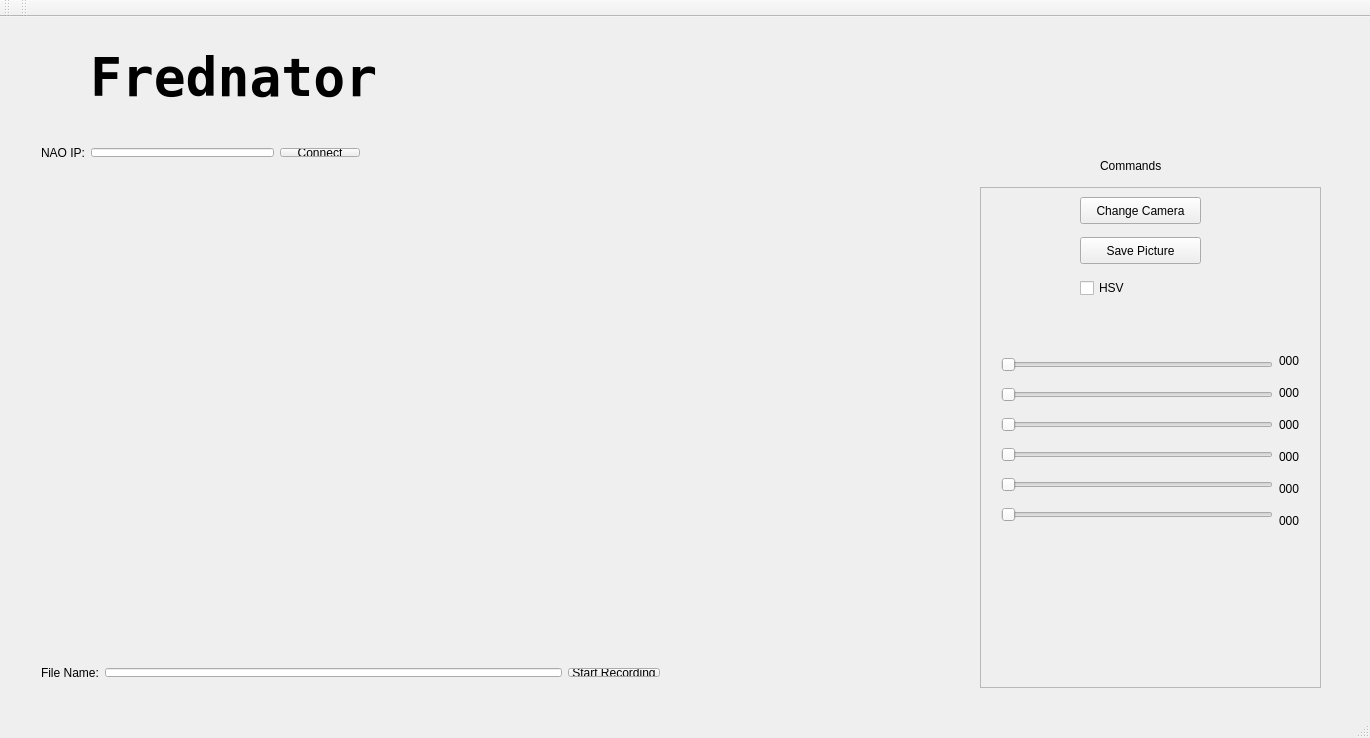
<?xml version="1.0" encoding="UTF-8"?>
<ui version="4.0">
 <class>MainWindow</class>
 <widget class="QMainWindow" name="MainWindow">
  <property name="geometry">
   <rect>
    <x>0</x>
    <y>0</y>
    <width>1370</width>
    <height>738</height>
   </rect>
  </property>
  <property name="windowTitle">
   <string>MainWindow</string>
  </property>
  <widget class="QWidget" name="centralWidget">
   <widget class="QWidget" name="layoutWidget">
    <property name="geometry">
     <rect>
      <x>30</x>
      <y>120</y>
      <width>341</width>
      <height>31</height>
     </rect>
    </property>
    <layout class="QHBoxLayout" name="horizontalLayout_2">
     <item>
      <layout class="QHBoxLayout" name="horizontalLayout">
       <item>
        <widget class="QLabel" name="labelNAOIP">
         <property name="text">
          <string>NAO IP:</string>
         </property>
        </widget>
       </item>
       <item>
        <widget class="QLineEdit" name="lineIP"/>
       </item>
      </layout>
     </item>
     <item>
      <widget class="QPushButton" name="connectButton">
       <property name="text">
        <string>Connect</string>
       </property>
      </widget>
     </item>
    </layout>
   </widget>
   <widget class="QWidget" name="layoutWidget">
    <property name="geometry">
     <rect>
      <x>30</x>
      <y>640</y>
      <width>641</width>
      <height>31</height>
     </rect>
    </property>
    <layout class="QHBoxLayout" name="horizontalLayout_5">
     <item>
      <layout class="QHBoxLayout" name="horizontalLayout_4"/>
     </item>
     <item>
      <layout class="QHBoxLayout" name="horizontalLayout_3">
       <item>
        <widget class="QLabel" name="fileNameLabel">
         <property name="text">
          <string>File Name:</string>
         </property>
        </widget>
       </item>
       <item>
        <widget class="QLineEdit" name="fileNameLine"/>
       </item>
       <item>
        <widget class="QPushButton" name="StartRecordingButton">
         <property name="text">
          <string>Start Recording</string>
         </property>
        </widget>
       </item>
      </layout>
     </item>
    </layout>
   </widget>
   <widget class="QLabel" name="image_frame">
    <property name="geometry">
     <rect>
      <x>30</x>
      <y>160</y>
      <width>741</width>
      <height>461</height>
     </rect>
    </property>
    <property name="text">
     <string/>
    </property>
   </widget>
   <widget class="QLabel" name="commandsLabel">
    <property name="geometry">
     <rect>
      <x>1100</x>
      <y>140</y>
      <width>81</width>
      <height>17</height>
     </rect>
    </property>
    <property name="text">
     <string>Commands</string>
    </property>
   </widget>
   <widget class="QFrame" name="commandArea">
    <property name="geometry">
     <rect>
      <x>980</x>
      <y>170</y>
      <width>341</width>
      <height>501</height>
     </rect>
    </property>
    <property name="frameShape">
     <enum>QFrame::StyledPanel</enum>
    </property>
    <property name="frameShadow">
     <enum>QFrame::Raised</enum>
    </property>
    <widget class="QPushButton" name="changeCameraButton">
     <property name="geometry">
      <rect>
       <x>100</x>
       <y>10</y>
       <width>121</width>
       <height>27</height>
      </rect>
     </property>
     <property name="text">
      <string>Change Camera</string>
     </property>
    </widget>
    <widget class="QPushButton" name="pushButton">
     <property name="geometry">
      <rect>
       <x>100</x>
       <y>50</y>
       <width>121</width>
       <height>27</height>
      </rect>
     </property>
     <property name="text">
      <string>Save Picture</string>
     </property>
    </widget>
    <widget class="QCheckBox" name="hsvCheckBox">
     <property name="geometry">
      <rect>
       <x>100</x>
       <y>90</y>
       <width>98</width>
       <height>22</height>
      </rect>
     </property>
     <property name="text">
      <string>HSV</string>
     </property>
    </widget>
    <widget class="QWidget" name="">
     <property name="geometry">
      <rect>
       <x>10</x>
       <y>150</y>
       <width>321</width>
       <height>208</height>
      </rect>
     </property>
     <layout class="QHBoxLayout" name="horizontalLayout_6">
      <item>
       <layout class="QVBoxLayout" name="verticalLayout">
        <item>
         <widget class="QSlider" name="h1Slider">
          <property name="maximum">
           <number>255</number>
          </property>
          <property name="orientation">
           <enum>Qt::Horizontal</enum>
          </property>
         </widget>
        </item>
        <item>
         <widget class="QSlider" name="h2Slider">
          <property name="maximum">
           <number>255</number>
          </property>
          <property name="orientation">
           <enum>Qt::Horizontal</enum>
          </property>
         </widget>
        </item>
        <item>
         <widget class="QSlider" name="s1Slider">
          <property name="maximum">
           <number>255</number>
          </property>
          <property name="orientation">
           <enum>Qt::Horizontal</enum>
          </property>
         </widget>
        </item>
        <item>
         <widget class="QSlider" name="s2Slider">
          <property name="maximum">
           <number>255</number>
          </property>
          <property name="orientation">
           <enum>Qt::Horizontal</enum>
          </property>
         </widget>
        </item>
        <item>
         <widget class="QSlider" name="v1Slider">
          <property name="maximum">
           <number>255</number>
          </property>
          <property name="orientation">
           <enum>Qt::Horizontal</enum>
          </property>
         </widget>
        </item>
        <item>
         <widget class="QSlider" name="v2Slider">
          <property name="maximum">
           <number>255</number>
          </property>
          <property name="orientation">
           <enum>Qt::Horizontal</enum>
          </property>
         </widget>
        </item>
       </layout>
      </item>
      <item>
       <layout class="QVBoxLayout" name="verticalLayout_2">
        <item>
         <widget class="QLabel" name="h1Label">
          <property name="text">
           <string>000</string>
          </property>
         </widget>
        </item>
        <item>
         <widget class="QLabel" name="h2Label">
          <property name="text">
           <string>000</string>
          </property>
         </widget>
        </item>
        <item>
         <widget class="QLabel" name="s1Label">
          <property name="text">
           <string>000</string>
          </property>
         </widget>
        </item>
        <item>
         <widget class="QLabel" name="s2Label">
          <property name="text">
           <string>000</string>
          </property>
         </widget>
        </item>
        <item>
         <widget class="QLabel" name="v1Label">
          <property name="text">
           <string>000</string>
          </property>
         </widget>
        </item>
        <item>
         <widget class="QLabel" name="v2Label">
          <property name="text">
           <string>000</string>
          </property>
         </widget>
        </item>
       </layout>
      </item>
     </layout>
    </widget>
    <zorder>changeCameraButton</zorder>
    <zorder>pushButton</zorder>
    <zorder>hsvCheckBox</zorder>
    <zorder>h1Slider</zorder>
    <zorder>h2Slider</zorder>
    <zorder>s2Slider</zorder>
    <zorder>s1Slider</zorder>
    <zorder>v1Slider</zorder>
    <zorder>v2Slider</zorder>
    <zorder>h1Slider</zorder>
    <zorder></zorder>
   </widget>
   <widget class="QLabel" name="unbeatablesLogo">
    <property name="geometry">
     <rect>
      <x>1030</x>
      <y>10</y>
      <width>241</width>
      <height>121</height>
     </rect>
    </property>
    <property name="text">
     <string/>
    </property>
   </widget>
   <widget class="QLabel" name="simulatorName">
    <property name="geometry">
     <rect>
      <x>90</x>
      <y>20</y>
      <width>771</width>
      <height>81</height>
     </rect>
    </property>
    <property name="font">
     <font>
      <family>DejaVu Sans Mono</family>
      <pointsize>40</pointsize>
      <weight>75</weight>
      <bold>true</bold>
     </font>
    </property>
    <property name="text">
     <string>Frednator</string>
    </property>
   </widget>
  </widget>
  <widget class="QMenuBar" name="menuBar">
   <property name="geometry">
    <rect>
     <x>0</x>
     <y>0</y>
     <width>1370</width>
     <height>25</height>
    </rect>
   </property>
  </widget>
  <widget class="QToolBar" name="mainToolBar">
   <attribute name="toolBarArea">
    <enum>TopToolBarArea</enum>
   </attribute>
   <attribute name="toolBarBreak">
    <bool>false</bool>
   </attribute>
  </widget>
  <widget class="QStatusBar" name="statusBar"/>
  <widget class="QToolBar" name="toolBar">
   <property name="windowTitle">
    <string>toolBar</string>
   </property>
   <attribute name="toolBarArea">
    <enum>TopToolBarArea</enum>
   </attribute>
   <attribute name="toolBarBreak">
    <bool>false</bool>
   </attribute>
  </widget>
 </widget>
 <layoutdefault spacing="6" margin="11"/>
 <resources/>
 <connections/>
</ui>
